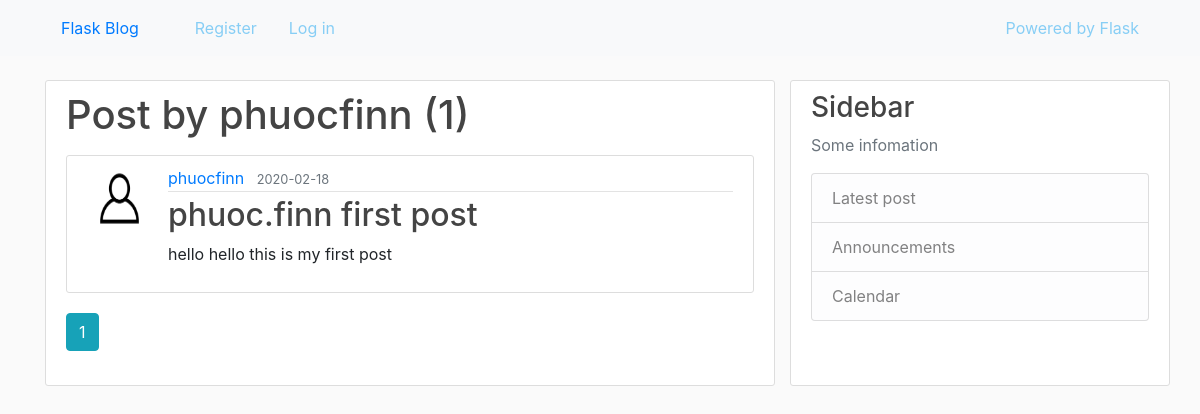
/user/phuocfinn, run on an earlier commit of the app's database.
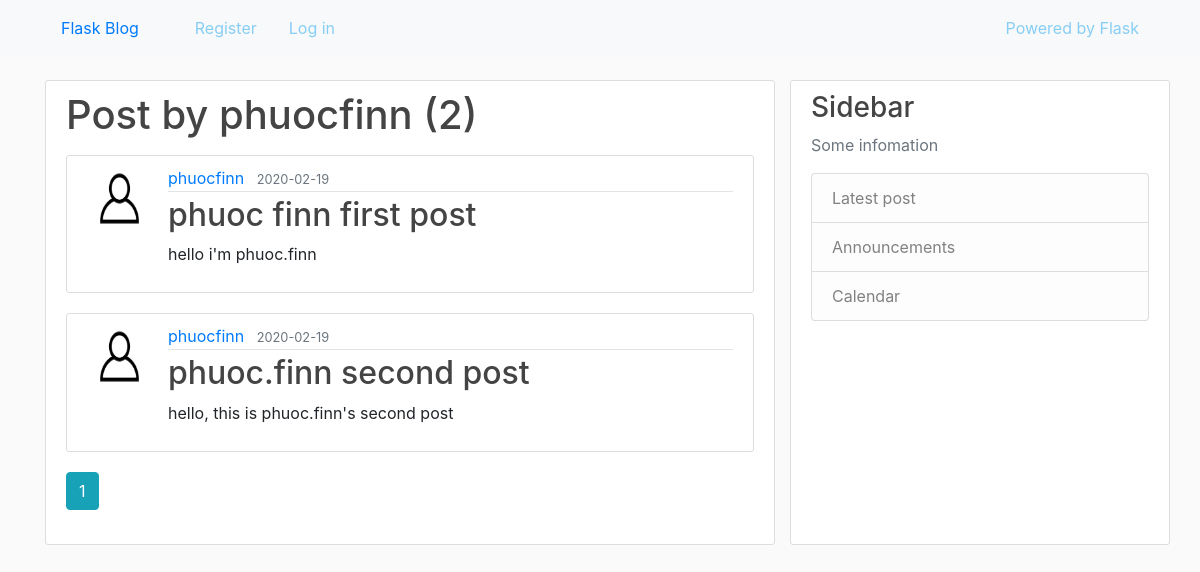
And on a later commit of the database.
### blog/models.py (models this page shows, shortened)
class User(db.Model, UserMixin):
    id = db.Column(db.Integer, primary_key=True)
    username = db.Column(db.String(20), unique=True, nullable=False)
    email = db.Column(db.String(120), unique=True, nullable=False)
    picture = db.Column(db.String(20), nullable=False, default='default.jpg')
    password = db.Column(db.String(60), nullable=False)
    posts = db.relationship('Post', backref='author', lazy=True)

class Post(db.Model):
    id = db.Column(db.Integer, primary_key=True)
    title = db.Column(db.String(100), nullable=False)
    date_posted = db.Column(db.DateTime, nullable=False,
                            default=datetime.datetime.utcnow())
    content = db.Column(db.Text, nullable=False)
    user_id = db.Column(db.Integer, db.ForeignKey('user.id'), nullable=False)

### blog/users/routes.py (the view)
@users.route('/user/<string:username>', methods=['GET'])
def user_posts(username):
    page = request.args.get('page', 1, type=int)
    user = User.query.filter_by(username=username).first_or_404()
    posts = Post.query.filter_by(author=user)\
        .order_by(Post.date_posted.desc()).paginate(page=page, per_page=5)
    return render_template('user_posts.html', posts=posts, user=user)

### blog/templates/user_posts.html (shortened to what this page needs)
{% extends 'layout.html' %}
{% block content %}
    <div class="content">
        <h1 class="mb-3">Post by {{ user.username }} ({{ posts.total }})</h1>
        {% for post in posts.items %}
            <article class="media content">
                <img src="{{ url_for('static', filename='pictures/' + post.author.picture) }}" alt="{{ post.author.username }}"
            class="rounded-circel article-img">
                <div class="media-body">
                    <div class="article-metadata">
                        <a href="{{ url_for('users.user_posts', username=post.author.username) }}" class="mr-2">{{ post.author.username }}</a>
                        <small class="text-muted">{{ post.date_posted.strftime('%Y-%m-%d') }}</small>
                    </div>
                    <h2><a href="{{ url_for('posts.post', post_id=post.id) }}" class="article-title">{{ post.title }}</a></h2>
                    <p class="article-content">{{ post.content }}</p>
                </div>
            </article>
        {% endfor %}
        {% for page_num in posts.iter_pages(left_edge=1, right_edge=1, left_current=1, right_current=2) %}
            {% if page_num %}
                {% if posts.page == page_num %}
                    <a href="{{ url_for('users.user_posts', username=user.username, page=page_num) }}" class="btn btn-info mb-4">{{ page_num }}</a>
                {% else %}
                    <a href="{{ url_for('users.user_posts', username=user.username, page=page_num) }}" class="btn btn-outline-info mb-4">{{ page_num }}</a>
                {% endif %}
            {% else %}
    ...
            {% endif %}
        {% endfor %}
    </div>
{% endblock content %}

### blog/templates/layout.html (shortened to what this page needs)
<!DOCTYPE html>
<html lang="en">
<head>
    <link rel="stylesheet" href="https://stackpath.bootstrapcdn.com/bootstrap/4.3.1/css/bootstrap.min.css">
    <link rel="stylesheet" type="text/css" href="{{ url_for('static', filename='main.css') }}">
</head>
<body>
    <header class="blog-header header-bg">
        <nav class="navbar navbar-expand-sm bg-light navbar-light fixed-top">
            <div class="container">
                <a href="{{ url_for('main.home') }}" class="navbar nav-brand mr-4">Flask Blog</a>
                <div class="collapse navbar-collapse" id="navbarToggle">
                    <div class="navbar-nav mr-auto">
                        {% if current_user.is_authenticated %}
                            <a href="{{ url_for('posts.new_post') }}" class="navbar navbar-link">New post</a>
                            <a href="{{ url_for('main.home') }}" class="navbar navbar-link">Home</a>
                            <a href="{{ url_for('users.about') }}" class="navbar navbar-link">About</a>
                            <a href="{{ url_for('users.logout') }}" class="navbar navbar-link">Log out</a>
                        {% else %}
                            <a href="{{ url_for('users.register') }}" class="navbar navbar-link">Register</a>
                            <a href="{{ url_for('users.login') }}" class="navbar navbar-link">Log in</a>
                        {% endif %}
                    </div>
                </div>
                <div class="navbar-nav">
                    {% if current_user.is_authenticated %}
                        <form action="{{ url_for('posts.search') }}" class="form-inline mr-4">
                            <input type="text" class="form-control mr-sm-2" placeholder="Search" name="keyword">
                            <input type="submit" class="btn btn-info" name="submit">
                        </form>
                    {% else %}
                        <a href="https://flask.palletsprojects.com" class="navbar navbar-link">Powered by Flask</a>
                    {% endif %}
                </div>
            </div>
        </nav>
    </header>
    <main role="main" class="container">
        <div class="row">
            <div class="col-sm-4 col-md-6 col-lg-8">
                {% block content %}
                {% endblock content %}
            </div>
            <div class="sidebar-content col-sm-8 col-md-6 col-lg-4">
                <h3>Sidebar</h3>
                <p class="text-muted">Some infomation</p>
                <ul class="list-group">
                    <li class="list-group-item list-group-item-light">Latest post</li>
                    <li class="list-group-item list-group-item-light">Announcements</li>
                    <li class="list-group-item list-group-item-light">Calendar</li>
                </ul>
            </div>
    </main>
</body>
</html>

### blog/static/main.css (style rules this page uses)
body { margin-top: 5em; background: #fafafa; }
.header-bg { background: rgb(115, 128, 143); }
h1, h2, h3, h4, h5, h6 { color: #444444; }
.blog-header .navbar-nav .navbar-link { color: #87cef5; }
.content { background: #ffffff; padding: 10px 20px; border: 1px solid #dddddd; border-radius: 3px; margin-bottom: 20px; }
.sidebar-content { background: #ffffff; padding: 10px 20px; border: 1px solid #dddddd; border-radius: 3px; margin-bottom: 20px; }
.article-title { color: #444444; }
.article-content { white-space: pre-line; }
.article-img { height: 65px; width: 65px; margin-right: 16px; }
.article-metadata { padding-bottom: 1px; margin-bottom: 4px; border-bottom: 1px solid #e3e3e3; }

What changed in the data, as far as the page shows it:
removed Post: picture (placeholder picture), author.username "phuocfinn", date_posted "2020-02-18", title "phuoc.finn first post", content "hello hello this is my first post"
added Post: picture (placeholder picture), author.username "phuocfinn", date_posted "2020-02-19", title "phuoc finn first post", content "hello i'm phuoc.finn"
added Post: picture (placeholder picture), author.username "phuocfinn", date_posted "2020-02-19", title "phuoc.finn second post", content "hello, this is phuoc.finn's second post"
Also different on the page:
{{ posts.total }}: "1" → "2"
